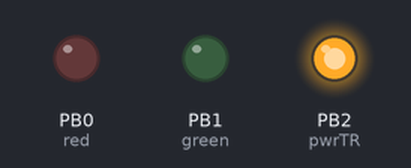
This sketch was run on a simulated ATtiny85, built with avr-gcc and run on an emulated ATtiny85. Shown: output pins drawn as LEDs (lit = HIGH). Sleep ends after the set time or at an interrupt.

Above: at 0.1 s.
At 1.1 s:
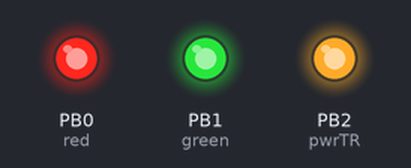
At 5.6 s:
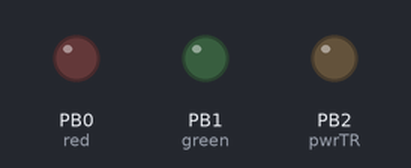
Timing chart, 0 to 7.1 s (numbered marks = the images above):
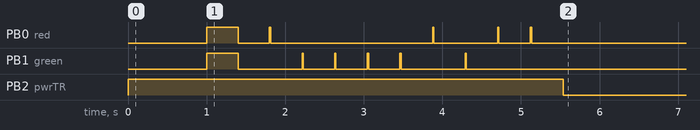

The sketch:

Attiny_bin_flash_temp_pwroff.ino
```cpp
// (licence header left out)
#include <avr/sleep.h>

const int red = 0;        // PB0
const int green = 1;      // PB1
const int pwrTR = 2;      // PB2

int Temp;

// Read temperature **********************************************
int ReadADC() {
  ADCSRA = ADCSRA | 1 << ADEN;             // Enable ADC
  set_sleep_mode(SLEEP_MODE_ADC);
  sleep_enable();
  sleep_cpu();                             // Go into ADC noise reduction mode
  int low, high;
  low = ADCL;
  high = ADCH;
  return (high << 8 | low);
}

ISR(ADC_vect) {  //   ADC conversion complete
}

// Flash 10-bit integer value, skipping leading zeros
void Flash (unsigned int value) {
  int i = 9, colour;
  boolean b, show = false;
  do {
    b = value >> i & 1;
    if (show || b || (i == 0)) {
      if (value >> i & 1) colour = red; else colour = green;
      digitalWrite(colour, HIGH);
      delay(15);                              // 15ms flash
      digitalWrite(colour, LOW);
      delay(400);                             // 400ms gap
      show = true;
    }
    i--;
  } while (i >= 0);
}

void setup() {
  pinMode(red, OUTPUT);
  pinMode(green, OUTPUT);
  pinMode(pwrTR, OUTPUT);
  digitalWrite(pwrTR, HIGH);
  digitalWrite(red, LOW);
  digitalWrite(green, LOW);
  // Set up ADC for temperature
  ADMUX = 0 << REFS2 | 2 << REFS0 | 15 << MUX0; // temperature and 1.1V reference
  ADCSRA = 1 << ADEN | 1 << ADIE | 3 << ADPS0; // enable ADC, interrupt, 125kHz ADC clock
  delay(1000);
  Temp = (ReadADC() * 31 - 8837) / 33;
  // If the temperature is below 0degC, both LEDs blinks for 400ms
  if (Temp < 0) {
    digitalWrite(red, HIGH);
    digitalWrite(green, HIGH);
    delay(400);
    digitalWrite(red, LOW);
    digitalWrite(green, LOW);
    delay(400);
    Temp = -Temp;
  }
  Flash(Temp);
  digitalWrite(pwrTR, LOW);
}

void loop() {
}
```
